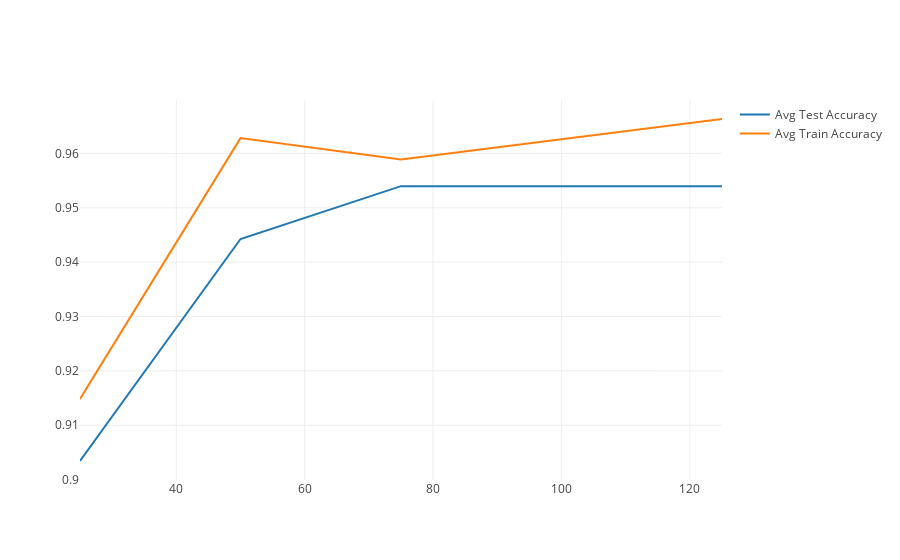

Here is the notebook cell this chart was saved with:
### Code cell
def enable_plotly_in_cell():
  import IPython
  from plotly.offline import init_notebook_mode
#
# OLD (google colab)
#  display(IPython.core.display.HTML('''
#        <script src="/static/components/requirejs/require.js"></script>
#  '''))
#  init_notebook_mode(connected=False)
#
# New (OSC) [thanks to Stephen Gant for this!]
  init_notebook_mode(connected=True)

from plotly.offline import iplot
import plotly.graph_objs as go
import numpy as np

enable_plotly_in_cell()
#
# Costs
data1 = go.Scatter(
    x=np.array([25,50,75,125]),
    y=np.array([0.90342, 0.9442599999999999, 0.9539799999999999, 0.9539799999999999]),
    mode='lines',
    name="Avg Test Accuracy"
)

data1_2 = go.Scatter(
    x=np.array([25,50,75,125]),
    y=np.array([0.9148250000000001, 0.96282, 0.9588699999999999, 0.9663350000000002]),
    mode='lines',
    name="Avg Train Accuracy"
)
iplot(dict(data=[data1,data1_2]))

### Figure 1 — Plotly figure (JSON) as saved in the notebook; plotly's stock layout.template omitted (floating-point values rounded to 4 significant figures)
{"data": [{"mode": "lines", "name": "Avg Test Accuracy", "type": "scatter", "uid": "3c77c827-ce37-4901-ab6f-6cc8598ac7cc", "x": [25, 50, 75, 125], "y": [0.9034, 0.9443, 0.954, 0.954]}, {"mode": "lines", "name": "Avg Train Accuracy", "type": "scatter", "uid": "db72bebe-774b-4b6e-82ae-fa8ee2fe8273", "x": [25, 50, 75, 125], "y": [0.9148, 0.9628, 0.9589, 0.9663]}], "layout": {}}
